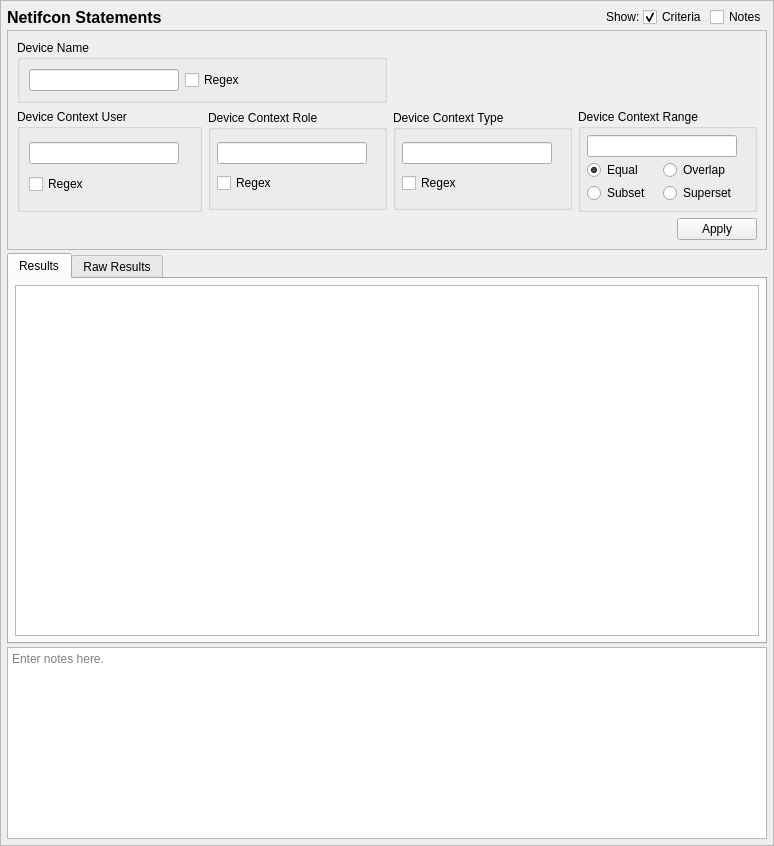
<?xml version="1.0" encoding="UTF-8"?>
<ui version="4.0">
 <class>NetifconQueryTab_ui</class>
 <widget class="QScrollArea" name="NetifconQueryTab_ui">
  <property name="geometry">
   <rect>
    <x>0</x>
    <y>0</y>
    <width>774</width>
    <height>846</height>
   </rect>
  </property>
  <property name="sizeAdjustPolicy">
   <enum>QAbstractScrollArea::AdjustToContents</enum>
  </property>
  <property name="widgetResizable">
   <bool>true</bool>
  </property>
  <widget class="QWidget" name="contents">
   <property name="geometry">
    <rect>
     <x>0</x>
     <y>0</y>
     <width>772</width>
     <height>844</height>
    </rect>
   </property>
   <property name="minimumSize">
    <size>
     <width>0</width>
     <height>0</height>
    </size>
   </property>
   <layout class="QGridLayout" name="gridLayout_9">
    <property name="leftMargin">
     <number>6</number>
    </property>
    <property name="topMargin">
     <number>6</number>
    </property>
    <property name="rightMargin">
     <number>6</number>
    </property>
    <property name="bottomMargin">
     <number>6</number>
    </property>
    <property name="spacing">
     <number>3</number>
    </property>
    <item row="3" column="0" colspan="5">
     <widget class="QTextEdit" name="notes">
      <property name="sizePolicy">
       <sizepolicy hsizetype="Preferred" vsizetype="Preferred">
        <horstretch>0</horstretch>
        <verstretch>0</verstretch>
       </sizepolicy>
      </property>
      <property name="minimumSize">
       <size>
        <width>0</width>
        <height>80</height>
       </size>
      </property>
      <property name="toolTip">
       <string>Optionally enter notes here about the query.</string>
      </property>
      <property name="placeholderText">
       <string>Enter notes here.</string>
      </property>
     </widget>
    </item>
    <item row="0" column="4">
     <widget class="QCheckBox" name="notes_expander">
      <property name="toolTip">
       <string>Show or hide the notes field (no data is lost)</string>
      </property>
      <property name="text">
       <string>Notes</string>
      </property>
     </widget>
    </item>
    <item row="0" column="3">
     <widget class="QCheckBox" name="criteria_expander">
      <property name="toolTip">
       <string>Show or hide the search criteria (no settings are lost)</string>
      </property>
      <property name="text">
       <string>Criteria</string>
      </property>
      <property name="checked">
       <bool>true</bool>
      </property>
     </widget>
    </item>
    <item row="0" column="0">
     <widget class="QLabel" name="label">
      <property name="sizePolicy">
       <sizepolicy hsizetype="Preferred" vsizetype="Fixed">
        <horstretch>0</horstretch>
        <verstretch>0</verstretch>
       </sizepolicy>
      </property>
      <property name="maximumSize">
       <size>
        <width>16777215</width>
        <height>20</height>
       </size>
      </property>
      <property name="font">
       <font>
        <pointsize>12</pointsize>
        <weight>75</weight>
        <bold>true</bold>
       </font>
      </property>
      <property name="text">
       <string>Netifcon Statements</string>
      </property>
     </widget>
    </item>
    <item row="1" column="0" colspan="5">
     <widget class="QFrame" name="criteria_frame">
      <property name="maximumSize">
       <size>
        <width>16777215</width>
        <height>16777215</height>
       </size>
      </property>
      <property name="frameShape">
       <enum>QFrame::StyledPanel</enum>
      </property>
      <property name="frameShadow">
       <enum>QFrame::Raised</enum>
      </property>
      <layout class="QGridLayout" name="gridLayout_3">
       <item row="1" column="3" rowspan="2">
        <widget class="QGroupBox" name="range_criteria">
         <property name="maximumSize">
          <size>
           <width>16777215</width>
           <height>16777215</height>
          </size>
         </property>
         <property name="title">
          <string>Device Context Range</string>
         </property>
         <layout class="QGridLayout" name="gridLayout_8">
          <property name="leftMargin">
           <number>6</number>
          </property>
          <property name="topMargin">
           <number>6</number>
          </property>
          <property name="rightMargin">
           <number>6</number>
          </property>
          <property name="bottomMargin">
           <number>6</number>
          </property>
          <property name="spacing">
           <number>3</number>
          </property>
          <item row="2" column="1">
           <widget class="QRadioButton" name="range_exact">
            <property name="toolTip">
             <string>Match the context's range if the criteria is equal to the context's range.</string>
            </property>
            <property name="text">
             <string>Equal</string>
            </property>
            <property name="checked">
             <bool>true</bool>
            </property>
           </widget>
          </item>
          <item row="2" column="2">
           <widget class="QRadioButton" name="range_overlap">
            <property name="toolTip">
             <string>Match the context's range if the criteria overlaps the context's range.</string>
            </property>
            <property name="text">
             <string>Overlap</string>
            </property>
           </widget>
          </item>
          <item row="3" column="1">
           <widget class="QRadioButton" name="range_subset">
            <property name="toolTip">
             <string>Match the context's range if the criteria is a subset of the context's range.</string>
            </property>
            <property name="text">
             <string>Subset</string>
            </property>
           </widget>
          </item>
          <item row="3" column="2">
           <widget class="QRadioButton" name="range_superset">
            <property name="toolTip">
             <string>Match the context's range if the criteria is a superset to the context's range.</string>
            </property>
            <property name="text">
             <string>Superset</string>
            </property>
           </widget>
          </item>
          <item row="1" column="1" colspan="2">
           <widget class="QLineEdit" name="range_">
            <property name="sizePolicy">
             <sizepolicy hsizetype="Preferred" vsizetype="Fixed">
              <horstretch>0</horstretch>
              <verstretch>0</verstretch>
             </sizepolicy>
            </property>
            <property name="minimumSize">
             <size>
              <width>150</width>
              <height>20</height>
             </size>
            </property>
            <property name="maximumSize">
             <size>
              <width>250</width>
              <height>16777215</height>
             </size>
            </property>
           </widget>
          </item>
          <item row="1" column="3">
           <spacer name="horizontalSpacer_7">
            <property name="orientation">
             <enum>Qt::Horizontal</enum>
            </property>
            <property name="sizeHint" stdset="0">
             <size>
              <width>40</width>
              <height>20</height>
             </size>
            </property>
           </spacer>
          </item>
         </layout>
        </widget>
       </item>
       <item row="3" column="3">
        <widget class="QDialogButtonBox" name="buttonBox">
         <property name="standardButtons">
          <set>QDialogButtonBox::Apply</set>
         </property>
        </widget>
       </item>
       <item row="1" column="2" rowspan="2">
        <widget class="QGroupBox" name="type_criteria">
         <property name="maximumSize">
          <size>
           <width>16777215</width>
           <height>100</height>
          </size>
         </property>
         <property name="title">
          <string>Device Context Type</string>
         </property>
         <layout class="QGridLayout" name="gridLayout_5">
          <property name="leftMargin">
           <number>6</number>
          </property>
          <property name="topMargin">
           <number>6</number>
          </property>
          <property name="rightMargin">
           <number>6</number>
          </property>
          <property name="bottomMargin">
           <number>6</number>
          </property>
          <property name="spacing">
           <number>3</number>
          </property>
          <item row="1" column="1">
           <widget class="QCheckBox" name="type_regex">
            <property name="toolTip">
             <string>Use regular expressions to match the context's type.</string>
            </property>
            <property name="text">
             <string>Regex</string>
            </property>
           </widget>
          </item>
          <item row="0" column="1">
           <widget class="QLineEdit" name="type_">
            <property name="sizePolicy">
             <sizepolicy hsizetype="Preferred" vsizetype="Fixed">
              <horstretch>0</horstretch>
              <verstretch>0</verstretch>
             </sizepolicy>
            </property>
            <property name="minimumSize">
             <size>
              <width>150</width>
              <height>0</height>
             </size>
            </property>
            <property name="maximumSize">
             <size>
              <width>250</width>
              <height>16777215</height>
             </size>
            </property>
           </widget>
          </item>
          <item row="0" column="2">
           <spacer name="horizontalSpacer_6">
            <property name="orientation">
             <enum>Qt::Horizontal</enum>
            </property>
            <property name="sizeHint" stdset="0">
             <size>
              <width>40</width>
              <height>20</height>
             </size>
            </property>
           </spacer>
          </item>
         </layout>
        </widget>
       </item>
       <item row="1" column="1" rowspan="2">
        <widget class="QGroupBox" name="role_criteria">
         <property name="maximumSize">
          <size>
           <width>16777215</width>
           <height>100</height>
          </size>
         </property>
         <property name="title">
          <string>Device Context Role</string>
         </property>
         <layout class="QGridLayout" name="gridLayout_2">
          <property name="leftMargin">
           <number>6</number>
          </property>
          <property name="topMargin">
           <number>6</number>
          </property>
          <property name="rightMargin">
           <number>6</number>
          </property>
          <property name="bottomMargin">
           <number>6</number>
          </property>
          <property name="spacing">
           <number>3</number>
          </property>
          <item row="0" column="0">
           <widget class="QLineEdit" name="role">
            <property name="sizePolicy">
             <sizepolicy hsizetype="Preferred" vsizetype="Fixed">
              <horstretch>0</horstretch>
              <verstretch>0</verstretch>
             </sizepolicy>
            </property>
            <property name="minimumSize">
             <size>
              <width>150</width>
              <height>0</height>
             </size>
            </property>
            <property name="maximumSize">
             <size>
              <width>250</width>
              <height>16777215</height>
             </size>
            </property>
           </widget>
          </item>
          <item row="1" column="0">
           <widget class="QCheckBox" name="role_regex">
            <property name="enabled">
             <bool>true</bool>
            </property>
            <property name="toolTip">
             <string>Use regular expressions to match the context's role.</string>
            </property>
            <property name="text">
             <string>Regex</string>
            </property>
           </widget>
          </item>
          <item row="0" column="1">
           <spacer name="horizontalSpacer_4">
            <property name="orientation">
             <enum>Qt::Horizontal</enum>
            </property>
            <property name="sizeHint" stdset="0">
             <size>
              <width>40</width>
              <height>20</height>
             </size>
            </property>
           </spacer>
          </item>
         </layout>
        </widget>
       </item>
       <item row="1" column="0" rowspan="2">
        <widget class="QGroupBox" name="user_critera">
         <property name="title">
          <string>Device Context User</string>
         </property>
         <layout class="QGridLayout" name="gridLayout_6">
          <item row="0" column="0">
           <widget class="QLineEdit" name="user">
            <property name="sizePolicy">
             <sizepolicy hsizetype="Preferred" vsizetype="Fixed">
              <horstretch>0</horstretch>
              <verstretch>0</verstretch>
             </sizepolicy>
            </property>
            <property name="minimumSize">
             <size>
              <width>150</width>
              <height>0</height>
             </size>
            </property>
           </widget>
          </item>
          <item row="1" column="0">
           <widget class="QCheckBox" name="user_regex">
            <property name="toolTip">
             <string>Use regular expressions to match the context's user.</string>
            </property>
            <property name="text">
             <string>Regex</string>
            </property>
           </widget>
          </item>
          <item row="0" column="1">
           <spacer name="horizontalSpacer_3">
            <property name="orientation">
             <enum>Qt::Horizontal</enum>
            </property>
            <property name="sizeHint" stdset="0">
             <size>
              <width>40</width>
              <height>20</height>
             </size>
            </property>
           </spacer>
          </item>
         </layout>
        </widget>
       </item>
       <item row="0" column="0" colspan="2">
        <widget class="QGroupBox" name="name_criteria">
         <property name="title">
          <string>Device Name</string>
         </property>
         <layout class="QGridLayout" name="gridLayout_7">
          <item row="0" column="1">
           <widget class="QCheckBox" name="name_regex">
            <property name="toolTip">
             <string>Use regular expressions to match the filesystem type.</string>
            </property>
            <property name="text">
             <string>Regex</string>
            </property>
           </widget>
          </item>
          <item row="0" column="0">
           <widget class="QLineEdit" name="name">
            <property name="sizePolicy">
             <sizepolicy hsizetype="Preferred" vsizetype="Fixed">
              <horstretch>0</horstretch>
              <verstretch>0</verstretch>
             </sizepolicy>
            </property>
            <property name="minimumSize">
             <size>
              <width>150</width>
              <height>0</height>
             </size>
            </property>
            <property name="maximumSize">
             <size>
              <width>250</width>
              <height>16777215</height>
             </size>
            </property>
           </widget>
          </item>
          <item row="0" column="2">
           <spacer name="horizontalSpacer_2">
            <property name="orientation">
             <enum>Qt::Horizontal</enum>
            </property>
            <property name="sizeHint" stdset="0">
             <size>
              <width>40</width>
              <height>20</height>
             </size>
            </property>
           </spacer>
          </item>
         </layout>
        </widget>
       </item>
      </layout>
      <zorder>role_criteria</zorder>
      <zorder>type_criteria</zorder>
      <zorder>user_critera</zorder>
      <zorder>range_criteria</zorder>
      <zorder>buttonBox</zorder>
      <zorder>name_criteria</zorder>
     </widget>
    </item>
    <item row="0" column="2">
     <widget class="QLabel" name="label_2">
      <property name="text">
       <string>Show:</string>
      </property>
     </widget>
    </item>
    <item row="0" column="1">
     <spacer name="horizontalSpacer_5">
      <property name="orientation">
       <enum>Qt::Horizontal</enum>
      </property>
      <property name="sizeHint" stdset="0">
       <size>
        <width>40</width>
        <height>20</height>
       </size>
      </property>
     </spacer>
    </item>
    <item row="2" column="0" colspan="5">
     <widget class="QTabWidget" name="results_frame">
      <property name="sizePolicy">
       <sizepolicy hsizetype="Preferred" vsizetype="MinimumExpanding">
        <horstretch>0</horstretch>
        <verstretch>1</verstretch>
       </sizepolicy>
      </property>
      <property name="currentIndex">
       <number>0</number>
      </property>
      <widget class="QWidget" name="results_framePage1">
       <property name="sizePolicy">
        <sizepolicy hsizetype="Preferred" vsizetype="MinimumExpanding">
         <horstretch>0</horstretch>
         <verstretch>0</verstretch>
        </sizepolicy>
       </property>
       <attribute name="title">
        <string>Results</string>
       </attribute>
       <layout class="QVBoxLayout" name="verticalLayout_3">
        <property name="leftMargin">
         <number>6</number>
        </property>
        <property name="topMargin">
         <number>6</number>
        </property>
        <property name="rightMargin">
         <number>6</number>
        </property>
        <property name="bottomMargin">
         <number>6</number>
        </property>
        <item>
         <widget class="SEToolsTableView" name="table_results">
          <property name="sizePolicy">
           <sizepolicy hsizetype="Preferred" vsizetype="MinimumExpanding">
            <horstretch>0</horstretch>
            <verstretch>0</verstretch>
           </sizepolicy>
          </property>
          <property name="sizeAdjustPolicy">
           <enum>QAbstractScrollArea::AdjustIgnored</enum>
          </property>
          <property name="alternatingRowColors">
           <bool>true</bool>
          </property>
          <property name="sortingEnabled">
           <bool>true</bool>
          </property>
         </widget>
        </item>
       </layout>
      </widget>
      <widget class="QWidget" name="results_framePage2">
       <property name="sizePolicy">
        <sizepolicy hsizetype="Preferred" vsizetype="MinimumExpanding">
         <horstretch>0</horstretch>
         <verstretch>0</verstretch>
        </sizepolicy>
       </property>
       <attribute name="title">
        <string>Raw Results</string>
       </attribute>
       <layout class="QVBoxLayout" name="verticalLayout_2">
        <property name="leftMargin">
         <number>6</number>
        </property>
        <property name="topMargin">
         <number>6</number>
        </property>
        <property name="rightMargin">
         <number>6</number>
        </property>
        <property name="bottomMargin">
         <number>6</number>
        </property>
        <item>
         <widget class="QPlainTextEdit" name="raw_results">
          <property name="sizePolicy">
           <sizepolicy hsizetype="Preferred" vsizetype="MinimumExpanding">
            <horstretch>0</horstretch>
            <verstretch>0</verstretch>
           </sizepolicy>
          </property>
          <property name="minimumSize">
           <size>
            <width>0</width>
            <height>0</height>
           </size>
          </property>
          <property name="font">
           <font>
            <family>Monospace</family>
           </font>
          </property>
          <property name="documentTitle">
           <string/>
          </property>
          <property name="lineWrapMode">
           <enum>QPlainTextEdit::NoWrap</enum>
          </property>
          <property name="readOnly">
           <bool>true</bool>
          </property>
         </widget>
        </item>
       </layout>
      </widget>
     </widget>
    </item>
   </layout>
  </widget>
 </widget>
 <customwidgets>
  <customwidget>
   <class>SEToolsTableView</class>
   <extends>QTableView</extends>
   <header>setoolsgui/tableview.h</header>
  </customwidget>
 </customwidgets>
 <tabstops>
  <tabstop>criteria_expander</tabstop>
  <tabstop>notes_expander</tabstop>
  <tabstop>name</tabstop>
  <tabstop>name_regex</tabstop>
  <tabstop>user</tabstop>
  <tabstop>user_regex</tabstop>
  <tabstop>role</tabstop>
  <tabstop>role_regex</tabstop>
  <tabstop>type_</tabstop>
  <tabstop>type_regex</tabstop>
  <tabstop>range_</tabstop>
  <tabstop>range_exact</tabstop>
  <tabstop>range_overlap</tabstop>
  <tabstop>range_subset</tabstop>
  <tabstop>range_superset</tabstop>
  <tabstop>results_frame</tabstop>
  <tabstop>table_results</tabstop>
  <tabstop>raw_results</tabstop>
  <tabstop>notes</tabstop>
 </tabstops>
 <resources/>
 <connections>
  <connection>
   <sender>criteria_expander</sender>
   <signal>toggled(bool)</signal>
   <receiver>criteria_frame</receiver>
   <slot>setVisible(bool)</slot>
   <hints>
    <hint type="sourcelabel">
     <x>592</x>
     <y>16</y>
    </hint>
    <hint type="destinationlabel">
     <x>386</x>
     <y>232</y>
    </hint>
   </hints>
  </connection>
  <connection>
   <sender>notes_expander</sender>
   <signal>toggled(bool)</signal>
   <receiver>notes</receiver>
   <slot>setVisible(bool)</slot>
   <hints>
    <hint type="sourcelabel">
     <x>735</x>
     <y>16</y>
    </hint>
    <hint type="destinationlabel">
     <x>386</x>
     <y>756</y>
    </hint>
   </hints>
  </connection>
 </connections>
</ui>
